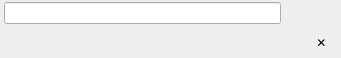
<?xml version="1.0" encoding="UTF-8"?>
<ui version="4.0">
 <class>searchForm</class>
 <widget class="QWidget" name="searchForm">
  <property name="geometry">
   <rect>
    <x>0</x>
    <y>0</y>
    <width>341</width>
    <height>33</height>
   </rect>
  </property>
  <property name="sizePolicy">
   <sizepolicy hsizetype="Preferred" vsizetype="Minimum">
    <horstretch>0</horstretch>
    <verstretch>0</verstretch>
   </sizepolicy>
  </property>
  <property name="windowTitle">
   <string>Søg</string>
  </property>
  <layout class="QVBoxLayout" name="verticalLayout">
   <property name="spacing">
    <number>4</number>
   </property>
   <property name="leftMargin">
    <number>4</number>
   </property>
   <property name="topMargin">
    <number>2</number>
   </property>
   <property name="rightMargin">
    <number>4</number>
   </property>
   <property name="bottomMargin">
    <number>2</number>
   </property>
   <item>
    <layout class="QHBoxLayout" name="horizontalLayout">
     <item>
      <widget class="QgsFilterLineEdit" name="searchEdit"/>
     </item>
     <item>
      <widget class="QToolButton" name="infoButton">
       <property name="sizePolicy">
        <sizepolicy hsizetype="Fixed" vsizetype="Fixed">
         <horstretch>0</horstretch>
         <verstretch>0</verstretch>
        </sizepolicy>
       </property>
       <property name="maximumSize">
        <size>
         <width>16777215</width>
         <height>22</height>
        </size>
       </property>
       <property name="toolTip">
        <string>Hvad er nyt – og hvad virker ikke længere</string>
       </property>
       <property name="text">
        <string/>
       </property>
       <property name="autoRaise">
        <bool>true</bool>
       </property>
      </widget>
     </item>
     <item>
      <widget class="QToolButton" name="settingsButton">
       <property name="sizePolicy">
        <sizepolicy hsizetype="Fixed" vsizetype="Fixed">
         <horstretch>0</horstretch>
         <verstretch>0</verstretch>
        </sizepolicy>
       </property>
       <property name="maximumSize">
        <size>
         <width>16777215</width>
         <height>22</height>
        </size>
       </property>
       <property name="text">
        <string/>
       </property>
       <property name="autoRaise">
        <bool>true</bool>
       </property>
      </widget>
     </item>
    </layout>
   </item>
   <item>
    <widget class="QFrame" name="bannerFrame">
     <property name="sizePolicy">
      <sizepolicy hsizetype="Preferred" vsizetype="Maximum">
       <horstretch>0</horstretch>
       <verstretch>0</verstretch>
      </sizepolicy>
     </property>
     <layout class="QHBoxLayout" name="bannerLayout">
      <property name="spacing">
       <number>6</number>
      </property>
      <property name="leftMargin">
       <number>6</number>
      </property>
      <property name="topMargin">
       <number>3</number>
      </property>
      <property name="rightMargin">
       <number>3</number>
      </property>
      <property name="bottomMargin">
       <number>3</number>
      </property>
      <item alignment="Qt::AlignTop">
       <widget class="QLabel" name="bannerIcon"/>
      </item>
      <item>
       <widget class="QLabel" name="bannerLabel">
        <property name="sizePolicy">
         <sizepolicy hsizetype="Expanding" vsizetype="Preferred">
          <horstretch>1</horstretch>
          <verstretch>0</verstretch>
         </sizepolicy>
        </property>
        <property name="textFormat">
         <enum>Qt::RichText</enum>
        </property>
        <property name="wordWrap">
         <bool>true</bool>
        </property>
        <property name="textInteractionFlags">
         <set>Qt::LinksAccessibleByKeyboard|Qt::LinksAccessibleByMouse</set>
        </property>
       </widget>
      </item>
      <item alignment="Qt::AlignTop">
       <widget class="QToolButton" name="bannerCloseButton">
        <property name="text">
         <string notr="true">✕</string>
        </property>
        <property name="autoRaise">
         <bool>true</bool>
        </property>
       </widget>
      </item>
     </layout>
    </widget>
   </item>
   <item>
    <spacer name="bottomSpacer">
     <property name="orientation">
      <enum>Qt::Vertical</enum>
     </property>
     <property name="sizeHint" stdset="0">
      <size>
       <width>0</width>
       <height>0</height>
      </size>
     </property>
    </spacer>
   </item>
  </layout>
 </widget>
 <customwidgets>
  <customwidget>
   <class>QgsFilterLineEdit</class>
   <extends>QLineEdit</extends>
   <header>qgsfilterlineedit.h</header>
  </customwidget>
 </customwidgets>
 <resources/>
 <connections/>
</ui>
